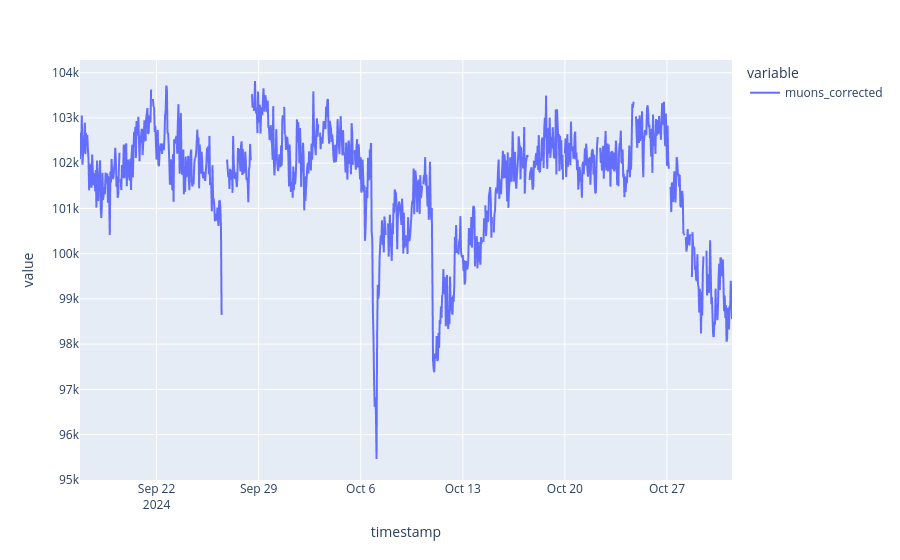

The code cell stored with this chart in its notebook:
### Markdown cell above
For statistical testing against the Dst data, which is only available hourly, we will need muon data with an hourly cadence. Some of the per-minute muon data $\mu_{m}$ contains small gaps of 1 minute, so we do some minor rescaling to the hourly counts, by using ${\bar{\mu}_{m}} \times 60$ instead of $\sum\mu_{m}$.

### Code cell
muons_per_hour = df[['muons_corrected']].resample('h').mean() * 60
px.line(muons_per_hour)

### Figure 1 — Plotly figure (JSON) as saved in the notebook; plotly's stock layout.template omitted (floating-point values rounded to 4 significant figures; data arrays with more than 128 entries replaced by an {"elided": "..."} marker saying what was removed)
{"data": [{"hovertemplate": "variable=muons_corrected<br>timestamp=%{x}<br>value=%{y}<extra></extra>", "legendgroup": "muons_corrected", "line": {"color": "#636efa", "dash": "solid"}, "marker": {"symbol": "circle"}, "mode": "lines", "name": "muons_corrected", "showlegend": true, "type": "scattergl", "x": {"elided": "1074 str values"}, "xaxis": "x", "y": {"elided": "1074 float values"}, "yaxis": "y"}], "layout": {"legend": {"title": {"text": "variable"}, "tracegroupgap": 0}, "margin": {"t": 60}, "xaxis": {"anchor": "y", "domain": [0, 1], "title": {"text": "timestamp"}}, "yaxis": {"anchor": "x", "domain": [0, 1], "title": {"text": "value"}}}}
